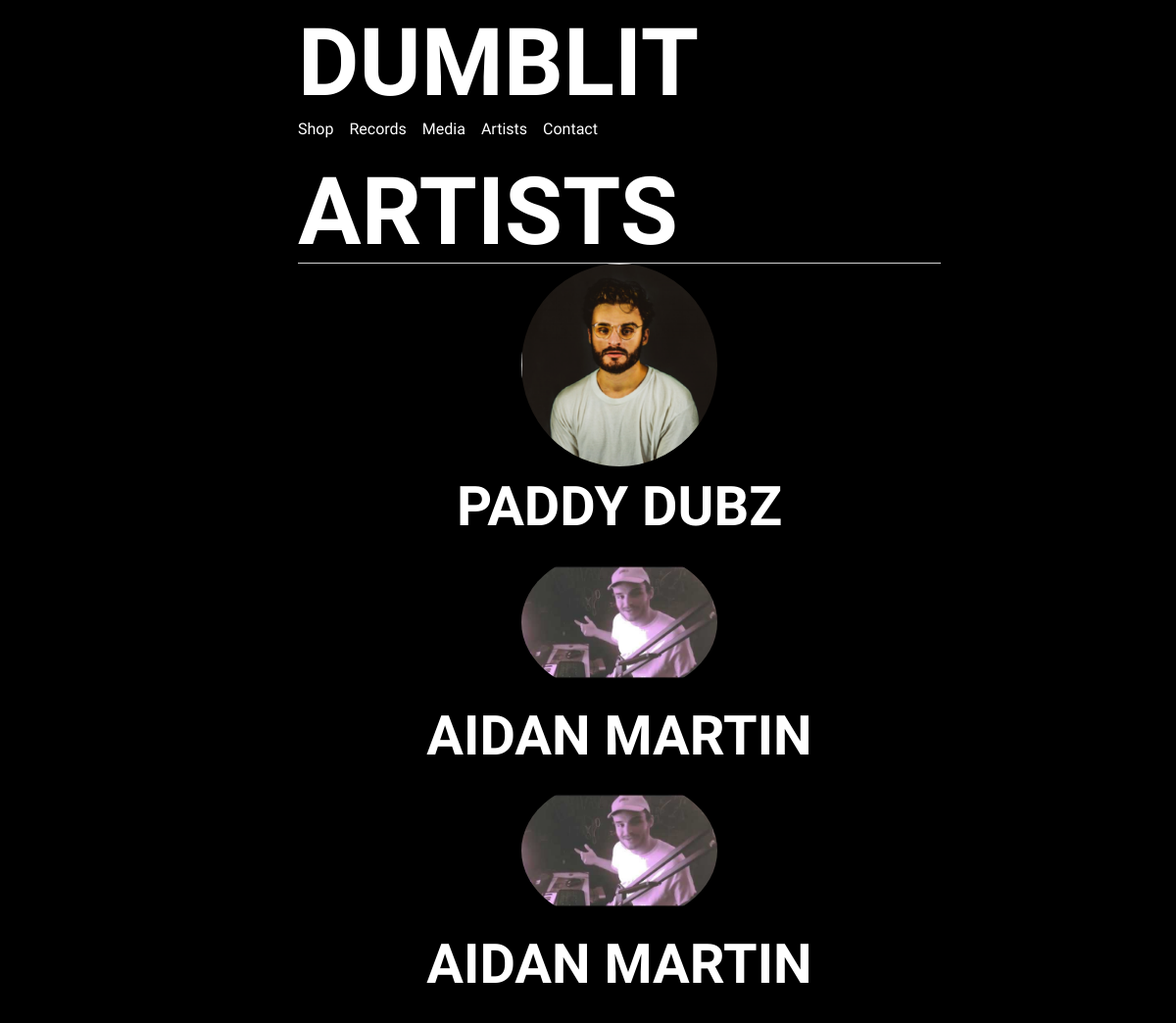
/artists, run on an earlier commit of the app's database.
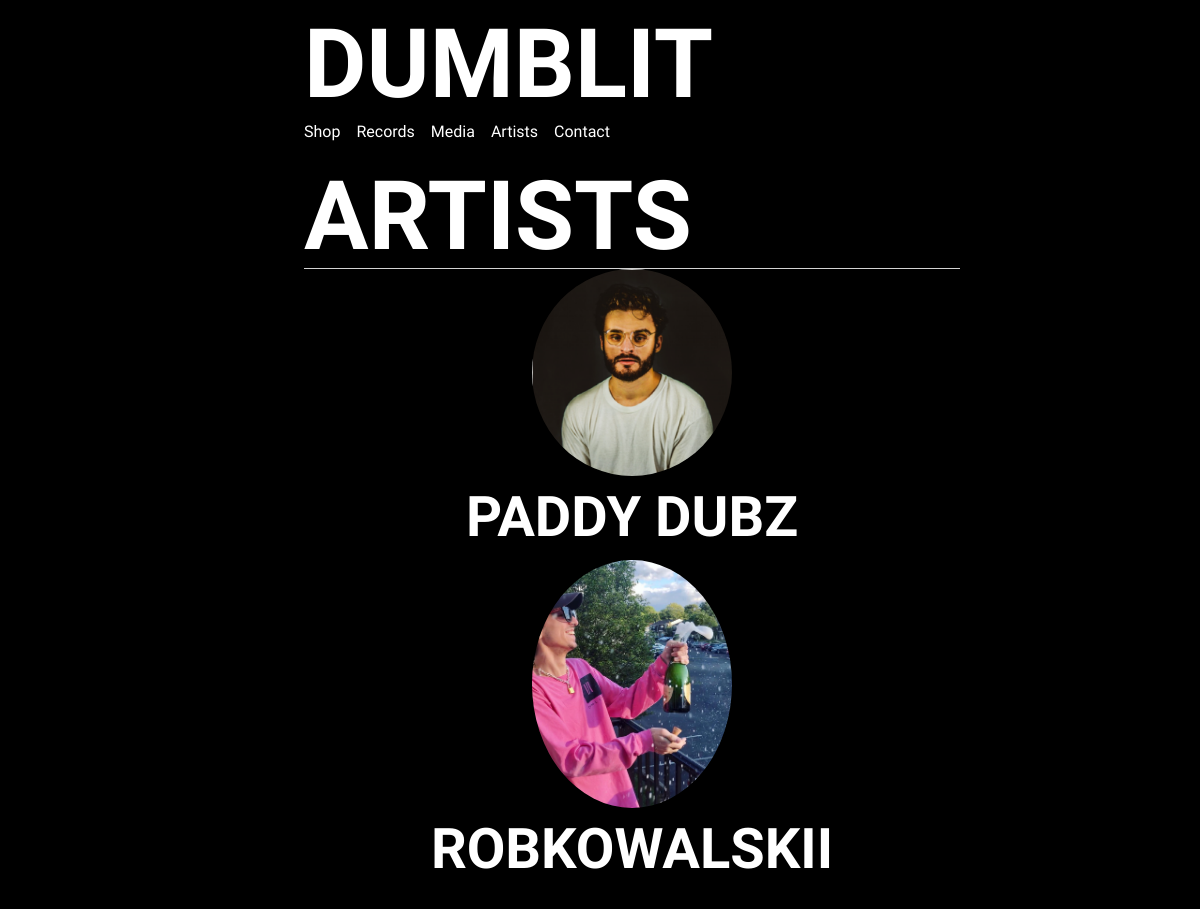
And on a later commit of the database.
### tables this page shows
CREATE TABLE Profile (
  id INTEGER PRIMARY KEY AUTOINCREMENT,
  author_id INTEGER NOT NULL,
  created TIMESTAMP NOT NULL DEFAULT CURRENT_TIMESTAMP,
  Name TEXT NOT NULL,
  Email TEXT NOT NULL,
  Phone TEXT NOT NULL,
  Location TEXT NOT NULL,
  Instagram TEXT NOT NULL,
  Twitter TEXT NOT NULL,
  Facebook TEXT NOT NULL,
  Youtube TEXT NOT NULL,
  Soundcloud TEXT NOT NULL,
  Spotify TEXT NOT NULL,
  AppleMusic TEXT NOT NULL,
  Biography TEXT NOT NULL,
  Image TEXT NOT NULL,
  Image2 TEXT NOT NULL,
  menu_color TEXT NOT NULL,
  background_color TEXT NOT NULL,
  main_text_color TEXT NOT NULL,
  secondary_text_color TEXT NOT NULL,
  FOREIGN KEY (author_id) REFERENCES user (id)
);

### flaskr/blog.py (the view)
@bp.route("/artists", methods=("GET", "POST"))
def artists():
    db = get_db()
    rows = db.execute("SELECT * FROM Profile").fetchall()
    return render_template("blog/artists.html", rows = rows)

### flaskr/auth.py (called while the page is built)
@bp.before_app_request
def load_logged_in_user():
    user_id = session.get("user_id")
    if user_id is None:
        g.user = None
    else:
        g.user = (
            get_db().execute("SELECT * FROM user WHERE id = ?", (user_id,)).fetchone()
        )

### flaskr/db.py (called while the page is built)
def get_db():
    if "db" not in g:
        g.db = sqlite3.connect(
            current_app.config["DATABASE"], detect_types=sqlite3.PARSE_DECLTYPES
        )
        g.db.row_factory = sqlite3.Row
    return g.db

### flaskr/templates/blog/artists.html (shortened to what this page needs)
{% extends 'base.html' %}
{% block header %}
  <h1>{% block title %}Artists{% endblock %}</h1>
{% endblock %}
{% block content %}
<head>
    <link href="{{ url_for('static', filename='css/styles.css') }}" rel="stylesheet" />
</head>
    {% for row in rows %}
      <div>
        <a href="{{url_for('blog.profile', id=row['id'], name=row['name'])}}">
            <img width= 200px class="img-fluid img-profile rounded-circle mx-auto mb-2" src="{{ url_for('static', filename=row['Image']) }}"  >
            <h2> {{ row['Name'] }} <h2>
        </a>
      </div>
    {% endfor %}
{% endblock %}

What changed in the data, as far as the page shows it:
removed Profile: Image (placeholder picture), Name "AIDAN MARTIN"
removed Profile: Image (placeholder picture), Name "AIDAN MARTIN"
added Profile: Image (picture), Name "ROBKOWALSKII"
